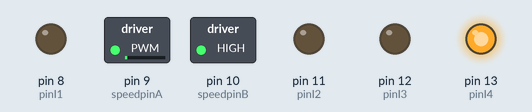
Simulated run of this sketch. Board: Arduino Uno, built with avr-gcc and run on an emulated ATmega328P. Shown: switched loads named in the sketch (green lamp = pin HIGH), output pins drawn as LEDs (lit = HIGH).

Above: at 0.05 s.
At 7.45 s:
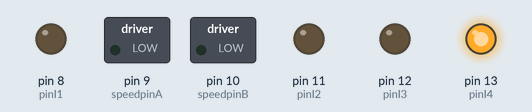
At 12.55 s:
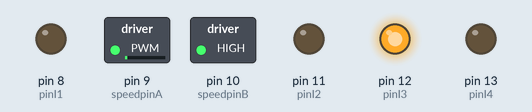
At 14.95 s:
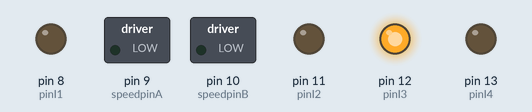
Timing chart, 0 to 19.5 s (numbered marks = the images above):
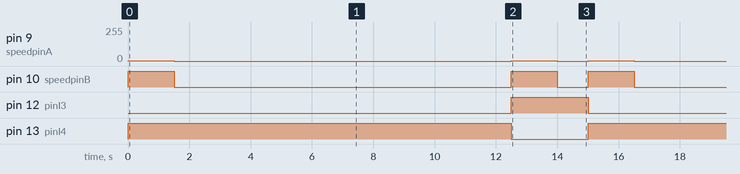

Measured:
- by itself, pin 9 (speedpinA): repeats every 15.0 s: 0/255 11.0 s, 1/255 1.5 s, 0/255 1.0 s, 1/255 1.5 s
- by itself, pin 10 (speedpinB): repeats every 15.0 s: LOW 11.0 s, HIGH 1.5 s, LOW 1.0 s, HIGH 1.5 s
- by itself, pin 12 (pinI3): alternates HIGH for 2.5 s and LOW for 12.5 s
- by itself, pin 13 (pinI4): alternates HIGH for 12.5 s and LOW for 2.5 s

The sketch:

rc_car_test.ino
```cpp
// (licence header left out)
int pinI1=8;//define I1 interface
int pinI2=11;//define I2 interface
int speedpinA=9;//enable motor A
int pinI3=12;//define I3 interface
int pinI4=13;//define I4 interface
int speedpinB=10;//enable motor B
int spead =127;//define the spead of motor
int maxspeed=255; //define max speed of the turning motor
int forwardspeed=1;

void setup()
{
  pinMode(pinI1,OUTPUT);
  pinMode(pinI2,OUTPUT);
  pinMode(speedpinA,OUTPUT);
  pinMode(pinI3,OUTPUT);
  pinMode(pinI4,OUTPUT);
  pinMode(speedpinB,OUTPUT);
}

void forward()
{
     analogWrite(speedpinA,forwardspeed);//input a simulation value to set the speed
     analogWrite(speedpinB,maxspeed);
     digitalWrite(pinI4,HIGH);//turn DC Motor B move clockwise
     digitalWrite(pinI3,LOW);
     digitalWrite(pinI2,LOW);//turn DC Motor A move anticlockwise
     digitalWrite(pinI1,LOW);
}
void backward()//
{
     analogWrite(speedpinA,forwardspeed);//input a simulation value to set the speed
     analogWrite(speedpinB,maxspeed);
     digitalWrite(pinI4,LOW);//turn DC Motor B move anticlockwise
     digitalWrite(pinI3,HIGH);
     digitalWrite(pinI2,LOW);//turn DC Motor A move clockwise
     digitalWrite(pinI1,LOW);
}
void left()//
{
     analogWrite(speedpinA,forwardspeed);//input a simulation value to set the speed
     analogWrite(speedpinB,maxspeed);
     digitalWrite(pinI4,HIGH);//turn DC Motor B move clockwise
     digitalWrite(pinI3,LOW);
     digitalWrite(pinI2,HIGH);//turn DC Motor A move clockwise
     digitalWrite(pinI1,LOW);
}
void right()//
{
     analogWrite(speedpinA,forwardspeed);//input a simulation value to set the speed
     analogWrite(speedpinB,maxspeed);
     digitalWrite(pinI4,LOW);//turn DC Motor B move anticlockwise
     digitalWrite(pinI3,HIGH);
     digitalWrite(pinI2,LOW);//turn DC Motor A move clockwise
     digitalWrite(pinI1,HIGH);
}
void lefttest()//
{
     analogWrite(speedpinA,maxspeed);//input a simulation value to set the speed
     analogWrite(speedpinB,maxspeed);
     digitalWrite(pinI4,LOW);//turn DC Motor B move clockwise
     digitalWrite(pinI3,LOW);
     digitalWrite(pinI2,HIGH);//turn DC Motor A move clockwise
     digitalWrite(pinI1,LOW);
}
void righttest()//
{
     analogWrite(speedpinA,maxspeed);//input a simulation value to set the speed
     analogWrite(speedpinB,maxspeed);
     digitalWrite(pinI4,LOW);//turn DC Motor B move anticlockwise
     digitalWrite(pinI3,LOW);
     digitalWrite(pinI2,LOW);//turn DC Motor A move clockwise
     digitalWrite(pinI1,HIGH);
}
void stop()//
{
     digitalWrite(speedpinA,LOW);// Unenble the pin, to stop the motor. this should be done to avid damaging the motor.
     digitalWrite(speedpinB,LOW);
     delay(1000);

}

void loop()
{
 /* left();
  delay(1000);
  stop();
  right();
  delay(1000);
  stop();
  delay(1000);
  backward();
  delay(1000);
  stop();
  forward();
  delay(1000);
  stop(); */
 /* righttest();
  delay(2000);
  stop();
  lefttest();
  delay(2000);
  stop();*/
  forward();
  delay(1500);
  stop();
  delay(10000);
  backward();
  delay(1500);
  stop();
}
```
